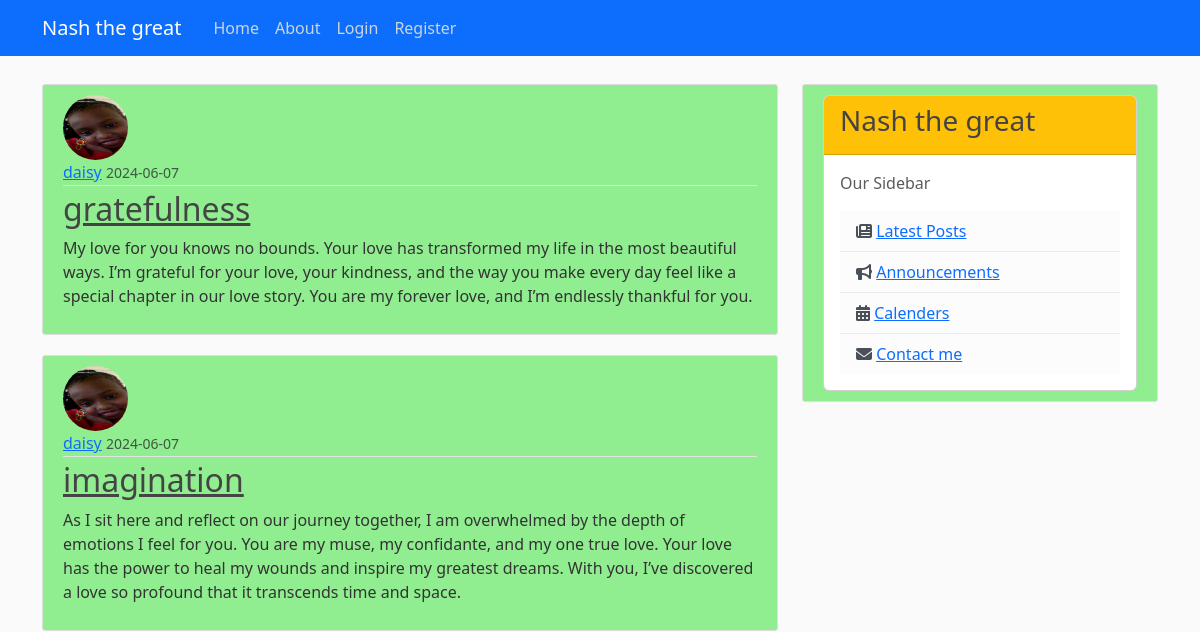
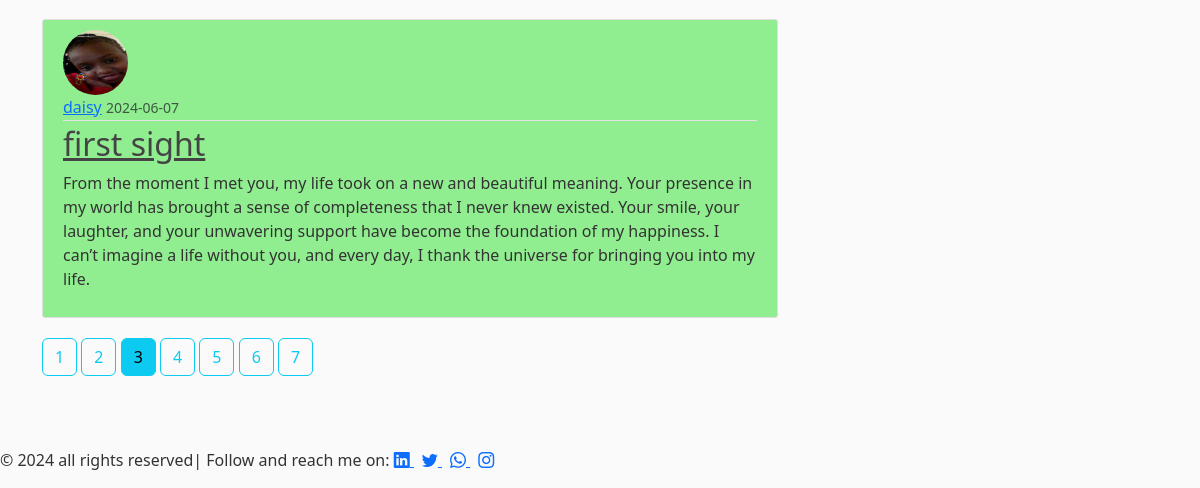
The app's page /?page=3, older data (2 pictures, top to bottom).
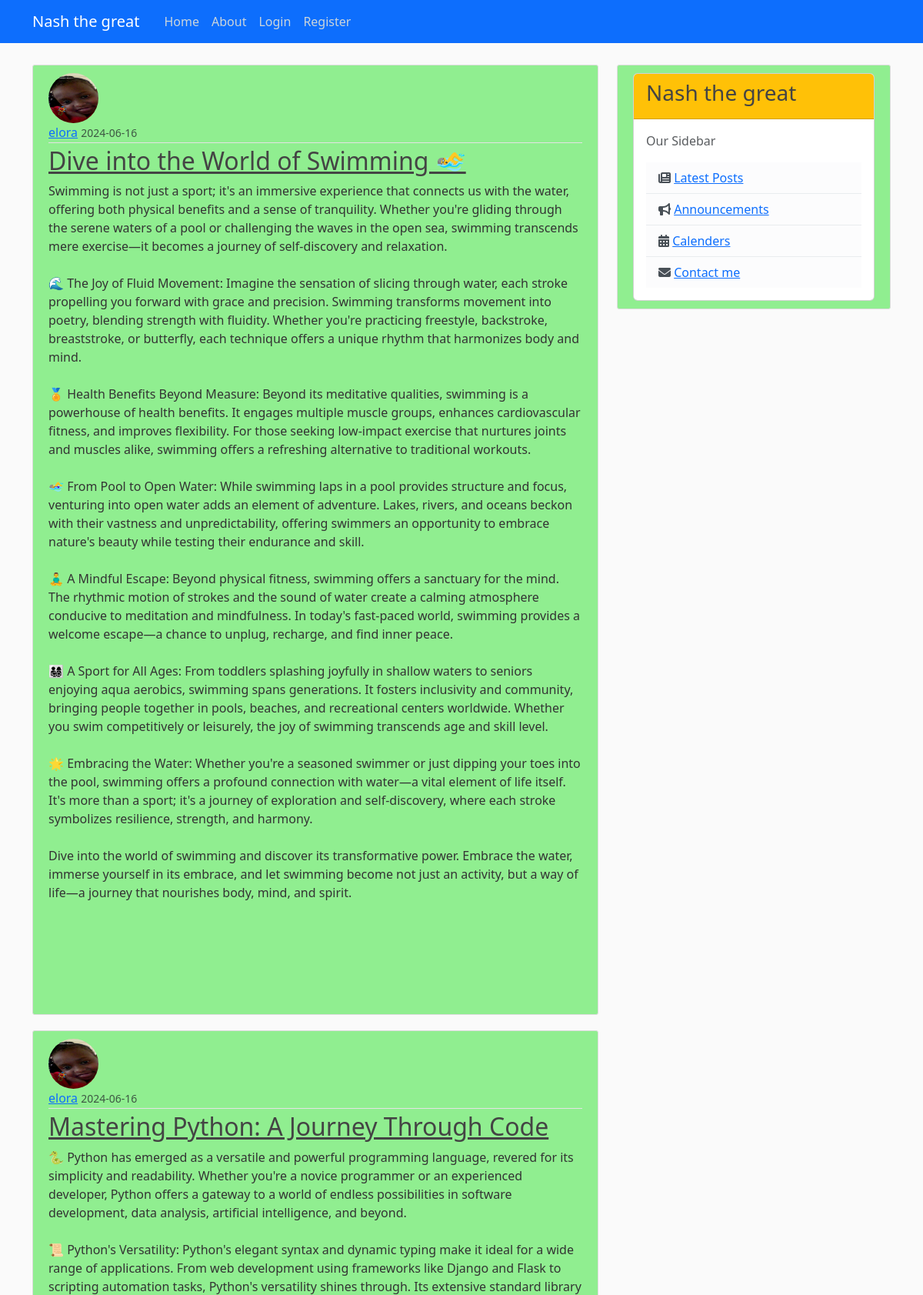
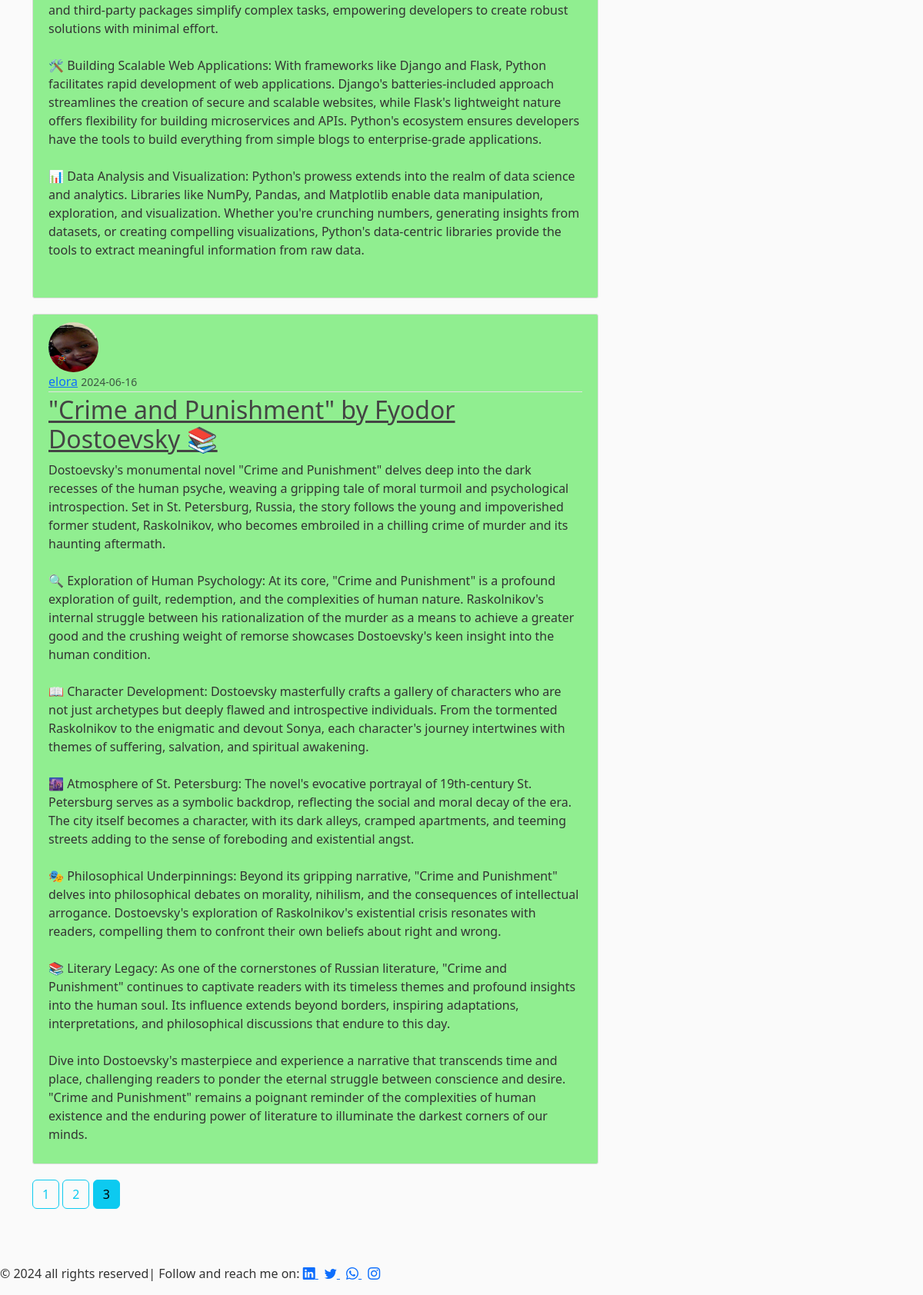
The same page, newer data (2 pictures, top to bottom).
### app/models.py (models this page shows, shortened)
class Post(db.Model):
    id = db.Column(db.Integer, primary_key=True)
    title = db.Column(db.String(100), nullable=False)
    content = db.Column(db.Text, nullable=False)
    date_posted = db.Column(db.DateTime, nullable=False, default=datetime.utcnow)
    user_id = db.Column(db.Integer, db.ForeignKey('user.id'), nullable=False)

class User(db.Model, UserMixin):
    id = db.Column(db.Integer, primary_key=True)
    username = db.Column(db.String(12), unique=True, nullable=False)
    email = db.Column(db.String(120), unique=True, nullable=False)
    image_file = db.Column(db.String(20), nullable=False, default='default.jpeg')
    password = db.Column(db.String(60), nullable=False)
    posts = db.relationship("Post", backref='author', lazy=True)

### app/route.py (the view)
@app.route("/")
def home():
    page = request.args.get('page', 1, type=int)
    posts = Post.query.order_by(Post.date_posted.desc()).paginate(per_page=3, page=page)
    return render_template("home.html", posts=posts)

### app/templates/home.html
{% extends "base.html" %}
{% block content %}
{% for post in posts.items %}
<article class="media content-section">
  <img
    class="rounded-circle article-img"
    src="{{ url_for('static', filename='profile_pics/' + post.author.image_file) }}"
    alt="{{ post.author.username }}"
  />
    <div class="media-body">
      <div class="article-metadata">
        <a class="mr-2" href="{{url_for('user_posts', username= post.author.username)}}">{{ post.author.username }}</a>
        <small class="text-muted">{{ post.date_posted.strftime('%Y-%m-%d') }}</small>
      </div>
      <h2><a class="article-title" href="{{ url_for('post',post_id=post.id) }}">{{ post.title }}</a></h2>
      <p class="article-content">{{ post.content }}</p>
    </div>
  </article>
{% endfor %}
{% for page_num in posts.iter_pages() %}
{% if page_num %}
{% if posts.page == page_num %}
<a class="btn btn-info mb-4" href="{{url_for('home', page=page_num)}}">{{ page_num }}</a>
{% else  %}
<a class="btn btn-outline-info mb-4" href="{{url_for('home', page=page_num)}}">{{ page_num }}</a>
{% endif %}
{% else  %}
...
{% endif %}
{% endfor %}
{% endblock %}

Row changes from the older to the newer data that the page shows:
removed Post: image_file (placeholder picture), author.username "daisy", date_posted "2024-06-07", title "gratefulness", content "My love for you knows no bounds. Your love has transformed my life in the most beautiful ways. I’m grateful for your love, your kindness, and the way you make every day feel like a special chapter in our love story. You are my forever love, and I’m endlessly thankful for you."
removed Post: image_file (placeholder picture), author.username "daisy", date_posted "2024-06-07", title "imagination", content "As I sit here and reflect on our journey together, I am overwhelmed by the depth of emotions I feel for you. You are my muse, my confidante, and my one true love. Your love has the power to heal my wounds and inspire my greatest dreams. With you, I’ve discovered a love so profound that it transcends time and space."
removed Post: image_file (placeholder picture), author.username "daisy", date_posted "2024-06-07", title "first sight", content "From the moment I met you, my life took on a new and beautiful meaning. Your presence in my world has brought a sense of completeness that I never knew existed. Your smile, your laughter, and your unwavering support have become the foundation of my happiness. I can’t imagine a life without you, and every day, I thank the universe for bringing you into my life."
now on this page (row edited): Post: image_file (placeholder picture), author.username "elora", date_posted "2024-06-16", title "Dive into the World of Swimming 🏊‍♂️", content "Swimming is not just a sport; it's an immersive experience that connects us with the water, offering both physical benefits and a sense of tranquility. Whether you're gliding through the serene waters of a pool or challenging the waves in the open sea, swimming transcends mere exercise—it becomes a journey of self-discovery and relaxation. 🌊 The Joy of Fluid Movement: Imagine the sensation of slicing through water, each stroke propelling you forward with grace and precision. Swimming transforms movement into poetry, blending strength with fluidity. Whether you're practicing freestyle, backstroke, breaststroke, or butterfly, each technique offers a unique rhythm that harmonizes body and…"
now on this page (row edited): Post: image_file (placeholder picture), author.username "elora", date_posted "2024-06-16", title "Mastering Python: A Journey Through Code", content "🐍 Python has emerged as a versatile and powerful programming language, revered for its simplicity and readability. Whether you're a novice programmer or an experienced developer, Python offers a gateway to a world of endless possibilities in software development, data analysis, artificial intelligence, and beyond. 📜 Python's Versatility: Python's elegant syntax and dynamic typing make it ideal for a wide range of applications. From web development using frameworks like Django and Flask to scripting automation tasks, Python's versatility shines through. Its extensive standard library and third-party packages simplify complex tasks, empowering developers to create robust solutions with…"
now on this page (row edited): Post: image_file (placeholder picture), author.username "elora", date_posted "2024-06-16", title "\"Crime and Punishment\" by Fyodor Dostoevsky 📚", content "Dostoevsky's monumental novel \"Crime and Punishment\" delves deep into the dark recesses of the human psyche, weaving a gripping tale of moral turmoil and psychological introspection. Set in St. Petersburg, Russia, the story follows the young and impoverished former student, Raskolnikov, who becomes embroiled in a chilling crime of murder and its haunting aftermath. 🔍 Exploration of Human Psychology: At its core, \"Crime and Punishment\" is a profound exploration of guilt, redemption, and the complexities of human nature. Raskolnikov's internal struggle between his rationalization of the murder as a means to achieve a greater good and the crushing weight of remorse showcases Dostoevsky's keen…"
Text that changed along with them:
list line gone: "4"
list line gone: "5"
list line gone: "6"
list line gone: "7"
